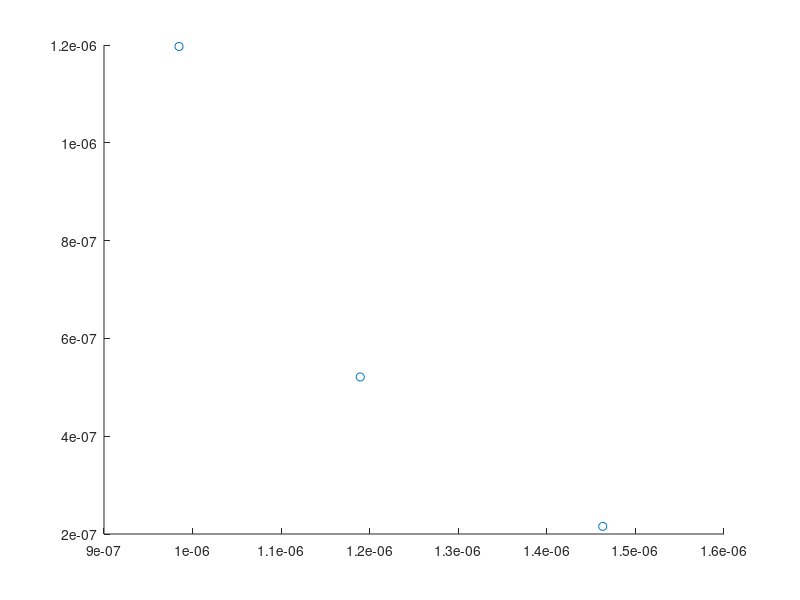

MATLAB code for this plot:
t=[0.00000119695864	0.00000052115108	0.00000021557661]

X=[-21.19	4.48	1.48	;
-81.14	58.24	1.38	;
-96.13	-215.22	1.02	]
A=[-273.67	-21.14	4.98]
line=length(X);
for i=1:line;
    X(i,:)=X(i,:)+A
end
d=sum(X.^2,2).^(1/2)
toa=d/(3e8)
h=scatter(toa',t)